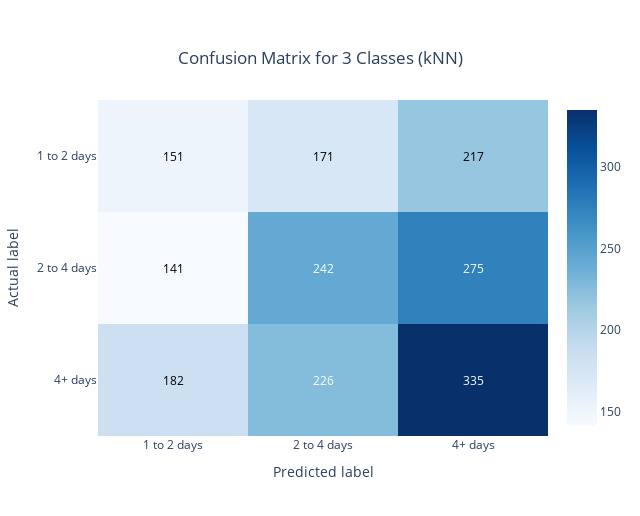

The notebook cell saved with this chart:
### Code cell
class_labels = ['1 to 2 days', '2 to 4 days', '4+ days']

fig = go.Figure(data=go.Heatmap(
    z=knn_cm[::-1],
    x=class_labels,
    y=class_labels[::-1],
    colorscale='Blues',
    showscale=True
))

annotations = []
for i, row in enumerate(knn_cm):
    for j, value in enumerate(row):
        annotations.append(
            go.layout.Annotation(
                text=str(value),
                x=class_labels[j],
                y=class_labels[i],
                showarrow=False,
                font=dict(color="white" if knn_cm[i][j] > max(knn_cm[0]) else "black")
            )
        )

fig.update_layout(
    title={
        'text': 'Confusion Matrix for 3 Classes (kNN)',
        'y':0.9,
        'x':0.5,
        'xanchor': 'center',
        'yanchor': 'top'},
    annotations=annotations,
    xaxis=dict(title='Predicted label'),
    yaxis=dict(title='Actual label')
)


fig.update_layout(width=640, height=516)

fig.show()

### Figure 1 — Plotly figure (JSON) as saved in the notebook; plotly's stock layout.template omitted (floating-point values rounded to 4 significant figures)
{"data": [{"colorscale": [[0, "rgb(247,251,255)"], [0.125, "rgb(222,235,247)"], [0.25, "rgb(198,219,239)"], [0.375, "rgb(158,202,225)"], [0.5, "rgb(107,174,214)"], [0.625, "rgb(66,146,198)"], [0.75, "rgb(33,113,181)"], [0.875, "rgb(8,81,156)"], [1, "rgb(8,48,107)"]], "showscale": true, "type": "heatmap", "x": ["1 to 2 days", "2 to 4 days", "4+ days"], "y": ["4+ days", "2 to 4 days", "1 to 2 days"], "z": [[182, 226, 335], [141, 242, 275], [151, 171, 217]]}], "layout": {"annotations": [{"font": {"color": "black"}, "showarrow": false, "text": "151", "x": "1 to 2 days", "y": "1 to 2 days"}, {"font": {"color": "black"}, "showarrow": false, "text": "171", "x": "2 to 4 days", "y": "1 to 2 days"}, {"font": {"color": "black"}, "showarrow": false, "text": "217", "x": "4+ days", "y": "1 to 2 days"}, {"font": {"color": "black"}, "showarrow": false, "text": "141", "x": "1 to 2 days", "y": "2 to 4 days"}, {"font": {"color": "white"}, "showarrow": false, "text": "242", "x": "2 to 4 days", "y": "2 to 4 days"}, {"font": {"color": "white"}, "showarrow": false, "text": "275", "x": "4+ days", "y": "2 to 4 days"}, {"font": {"color": "black"}, "showarrow": false, "text": "182", "x": "1 to 2 days", "y": "4+ days"}, {"font": {"color": "white"}, "showarrow": false, "text": "226", "x": "2 to 4 days", "y": "4+ days"}, {"font": {"color": "white"}, "showarrow": false, "text": "335", "x": "4+ days", "y": "4+ days"}], "height": 516, "title": {"text": "Confusion Matrix for 3 Classes (kNN)", "x": 0.5, "xanchor": "center", "y": 0.9, "yanchor": "top"}, "width": 640, "xaxis": {"title": {"text": "Predicted label"}}, "yaxis": {"title": {"text": "Actual label"}}}}
